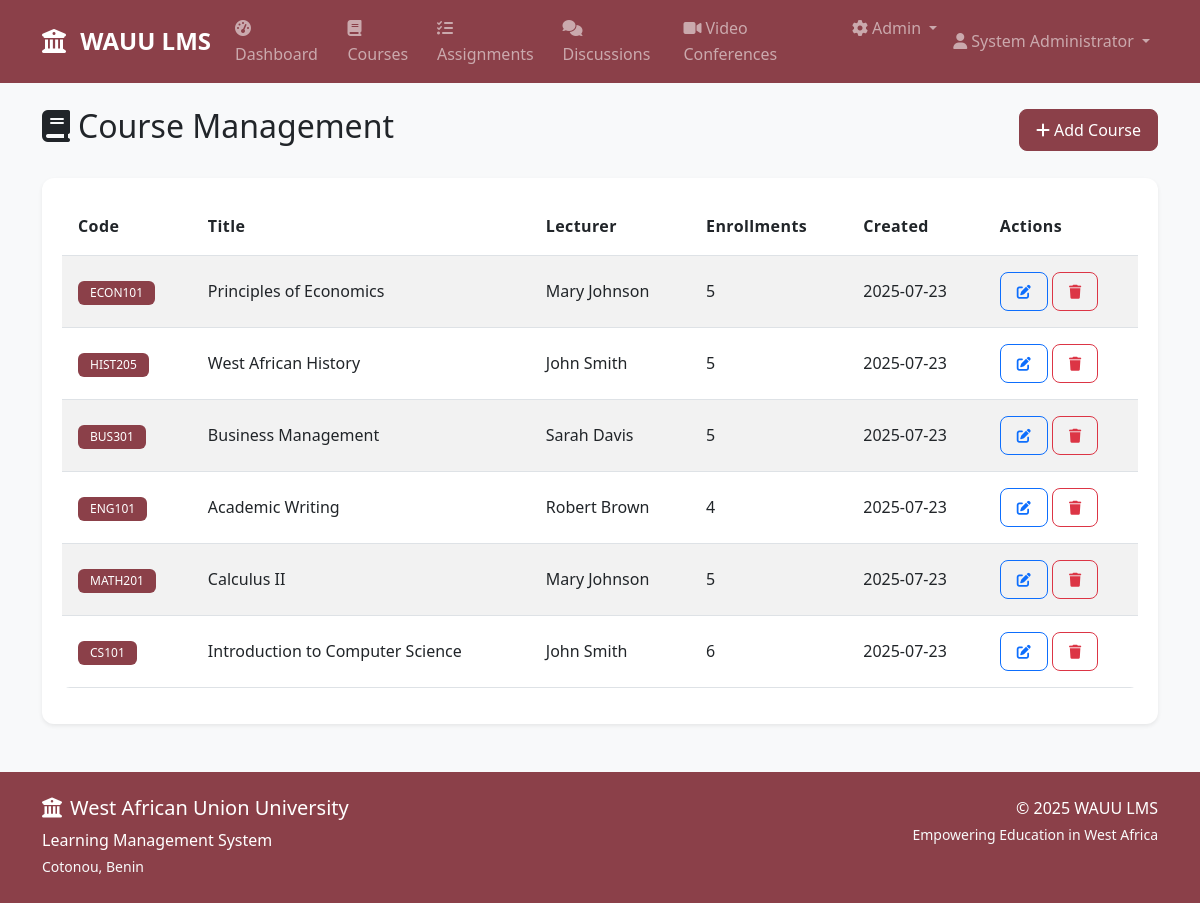
Page /admin/courses (signed in) on the committed database.
### models.py (models this page shows, shortened)
class User(UserMixin, db.Model):
    id = db.Column(db.Integer, primary_key=True)
    username = db.Column(db.String(64), unique=True, nullable=False)
    email = db.Column(db.String(120), unique=True, nullable=False)
    password_hash = db.Column(db.String(256))
    first_name = db.Column(db.String(64), nullable=False)
    last_name = db.Column(db.String(64), nullable=False)
    role = db.Column(db.String(20), nullable=False, default='student')  # student, lecturer, admin
    created_at = db.Column(db.DateTime, default=datetime.utcnow)
    enrollments = db.relationship('Enrollment', backref='user', lazy='dynamic')
    taught_courses = db.relationship('Course', backref='lecturer', lazy='dynamic')
    submissions = db.relationship('Submission', backref='student', lazy='dynamic')
    posts = db.relationship('Post', backref='author', lazy='dynamic')
    grades = db.relationship('Grade', backref='student', lazy='dynamic')
    def get_full_name(self):
        return f"{self.first_name} {self.last_name}"
    def is_admin(self):
        return self.role == 'admin'
    def is_student(self):
        return self.role == 'student'

class Course(db.Model):
    id = db.Column(db.Integer, primary_key=True)
    code = db.Column(db.String(20), unique=True, nullable=False)
    title = db.Column(db.String(200), nullable=False)
    description = db.Column(db.Text)
    lecturer_id = db.Column(db.Integer, db.ForeignKey('user.id'), nullable=False)
    created_at = db.Column(db.DateTime, default=datetime.utcnow)
    enrollments = db.relationship('Enrollment', backref='course', lazy='dynamic', cascade='all, delete-orphan')
    assignments = db.relationship('Assignment', backref='course', lazy='dynamic', cascade='all, delete-orphan')
    discussions = db.relationship('Discussion', backref='course', lazy='dynamic', cascade='all, delete-orphan')

### routes.py (the view)
@app.route('/admin/courses')
@login_required
@admin_required
def admin_courses():
    courses = Course.query.order_by(Course.created_at.desc()).all()
    lecturers = User.query.filter_by(role='lecturer').all()
    return render_template('admin/courses.html', courses=courses, lecturers=lecturers)

### app.py (called while the page is built)
@login_manager.user_loader
def load_user(user_id):
    from models import User
    return User.query.get(int(user_id))

### templates/admin/courses.html (shortened to what this page needs)
{% extends "base.html" %}
{% block content %}
<div class="d-flex justify-content-between align-items-center mb-4">
    <h2><i class="fas fa-book me-2"></i>Course Management</h2>
    <button type="button" class="btn wauu-btn" data-bs-toggle="modal" data-bs-target="#addCourseModal">
        <i class="fas fa-plus me-1"></i>Add Course
    </button>
</div>
<div class="card">
    <div class="card-body">
        <div class="table-responsive">
            <table class="table table-striped">
                <thead>
                    <tr>
                        <th>Code</th>
                        <th>Title</th>
                        <th>Lecturer</th>
                        <th>Enrollments</th>
                        <th>Created</th>
                        <th>Actions</th>
                    </tr>
                </thead>
                <tbody>
                    {% for course in courses %}
                    <tr>
                        <td><span class="badge wauu-bg">{{ course.code }}</span></td>
                        <td>{{ course.title }}</td>
                        <td>{{ course.lecturer.get_full_name() }}</td>
                        <td>{{ course.enrollments.count() }}</td>
                        <td>{{ course.created_at.strftime('%Y-%m-%d') }}</td>
                        <td>
                            <button type="button" class="btn btn-sm btn-outline-primary"
                                    data-bs-toggle="modal" data-bs-target="#editCourseModal{{ course.id }}">
                                <i class="fas fa-edit"></i>
                            </button>
                            <button type="button" class="btn btn-sm btn-outline-danger"
                                    data-bs-toggle="modal" data-bs-target="#deleteCourseModal{{ course.id }}">
                                <i class="fas fa-trash"></i>
                            </button>
                        </td>
                    </tr>
                    {% endfor %}
                </tbody>
            </table>
        </div>
    </div>
</div>
{% endblock %}

### templates/base.html (shortened to what this page needs)
<!DOCTYPE html>
<html lang="en">
<head>
    <link href="https://cdn.jsdelivr.net/npm/bootstrap@5.3.0/dist/css/bootstrap.min.css" rel="stylesheet">
    <link rel="stylesheet" href="https://cdnjs.cloudflare.com/ajax/libs/font-awesome/6.4.0/css/all.min.css">
    <link rel="stylesheet" href="{{ url_for('static', filename='css/style.css') }}">
</head>
<body>
    <nav class="navbar navbar-expand-lg navbar-dark wauu-navbar">
        <div class="container">
            <a class="navbar-brand" href="{{ url_for('dashboard') }}">
                <i class="fas fa-university me-2"></i>
                <strong>WAUU LMS</strong>
            </a>
            {% if current_user.is_authenticated %}
            <div class="collapse navbar-collapse" id="navbarNav">
                <ul class="navbar-nav me-auto">
                    <li class="nav-item">
                        <a class="nav-link" href="{{ url_for('dashboard') }}">
                            <i class="fas fa-tachometer-alt me-1"></i>Dashboard
                        </a>
                    </li>
                    <li class="nav-item">
                        <a class="nav-link" href="{{ url_for('courses') }}">
                            <i class="fas fa-book me-1"></i>Courses
                        </a>
                    </li>
                    <li class="nav-item">
                        <a class="nav-link" href="{{ url_for('assignments') }}">
                            <i class="fas fa-tasks me-1"></i>Assignments
                        </a>
                    </li>
                    <li class="nav-item">
                        <a class="nav-link" href="{{ url_for('discussions') }}">
                            <i class="fas fa-comments me-1"></i>Discussions
                        </a>
                    </li>
                    <li class="nav-item">
                        <a class="nav-link" href="{{ url_for('video_conferences') }}">
                            <i class="fas fa-video me-1"></i>Video Conferences
                        </a>
                    </li>
                    {% if current_user.is_admin() %}
                    <li class="nav-item dropdown">
                        <a class="nav-link dropdown-toggle" href="#" role="button" data-bs-toggle="dropdown">
                            <i class="fas fa-cog me-1"></i>Admin
                        </a>
                    </li>
                    {% endif %}
                </ul>
                <ul class="navbar-nav">
                    <li class="nav-item dropdown">
                        <a class="nav-link dropdown-toggle" href="#" role="button" data-bs-toggle="dropdown">
                            <i class="fas fa-user me-1"></i>{{ current_user.get_full_name() }}
                        </a>
                    </li>
                </ul>
            </div>
            {% endif %}
        </div>
    </nav>
    <main class="container my-4">
        {% block content %}{% endblock %}
    </main>
    <footer class="wauu-footer mt-5 py-4">
        <div class="container">
            <div class="row">
                <div class="col-md-6">
                    <h5><i class="fas fa-university me-2"></i>West African Union University</h5>
                    <p class="mb-0">Learning Management System</p>
                    <small class="text-light">Cotonou, Benin</small>
                </div>
                <div class="col-md-6 text-md-end">
                    <p class="mb-0">© 2025 WAUU LMS</p>
                    <small class="text-light">Empowering Education in West Africa</small>
                </div>
            </div>
        </div>
    </footer>
</body>
</html>

### static/css/style.css (style rules this page uses)
:root { --wauu-wine: #8b4049; --wauu-wine-dark: #722f37; --wauu-wine-light: #a45a63; }
.wauu-bg { background-color: var(--wauu-wine) !important; }
.wauu-navbar { background-color: var(--wauu-wine) !important; }
.wauu-footer { background-color: var(--wauu-wine) !important; color: white; }
.wauu-btn { background-color: var(--wauu-wine); border-color: var(--wauu-wine); color: white; }
body { font-family: 'Segoe UI', Tahoma, Geneva, Verdana, sans-serif; background-color: #f8f9fa; line-height: 1.6; }
.navbar-brand { font-weight: 700; font-size: 1.5rem; }
.nav-link { font-weight: 500; transition: all 0.3s ease; }
.card { border: none; border-radius: 0.75rem; box-shadow: 0 0.125rem 0.25rem rgba(0, 0, 0, 0.075); transition: all 0.3s ease; }
.card-body { padding: 1.25rem; }
.btn { border-radius: 0.5rem; font-weight: 500; padding: 0.5rem 1rem; transition: all 0.3s ease; }
.badge { font-weight: 500; padding: 0.375rem 0.75rem; border-radius: 0.375rem; }
.table { border-radius: 0.5rem; overflow: hidden; }
.table th { border-top: none; font-weight: 600; letter-spacing: 0.025em; padding: 1rem; }
.table td { padding: 1rem; vertical-align: middle; }
.table-striped tbody tr:nth-of-type(odd) { background-color: rgba(0, 0, 0, 0.02); }
.wauu-footer { margin-top: auto; }

### rows in the picture
User: get_full_name "System Administrator"
Course: code "ECON101", title "Principles of Economics", lecturer.get_full_name "Mary Johnson", enrollments.count "5", created_at "2025-07-23"
Course: code "HIST205", title "West African History", lecturer.get_full_name "John Smith", enrollments.count "5", created_at "2025-07-23"
Course: code "BUS301", title "Business Management", lecturer.get_full_name "Sarah Davis", enrollments.count "5", created_at "2025-07-23"
Course: code "ENG101", title "Academic Writing", lecturer.get_full_name "Robert Brown", enrollments.count "4", created_at "2025-07-23"
Course: code "MATH201", title "Calculus II", lecturer.get_full_name "Mary Johnson", enrollments.count "5", created_at "2025-07-23"
Course: code "CS101", title "Introduction to Computer Science", lecturer.get_full_name "John Smith", enrollments.count "6", created_at "2025-07-23"
